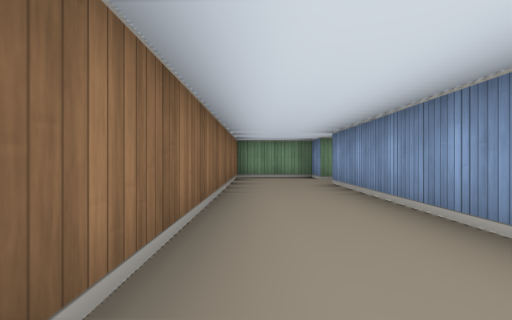
view 1 (above)

16 first-person views from a walk through a cub3D maze. The camera is about half as high as the walls, looks level and sees 85° across. The floor is counted in squares. Each view is taken from the middle of a square. On the plan, view 1 faces up. The plan holds only what a view shows up to about 9 squares ahead; the rest is blank.

view 2
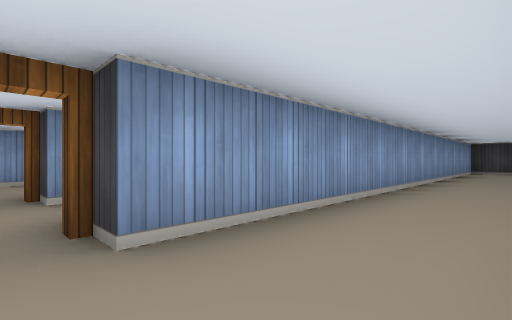

view 3
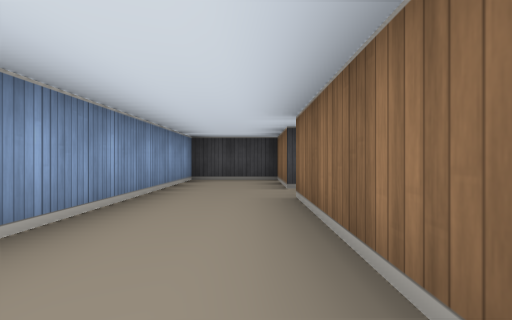

view 4
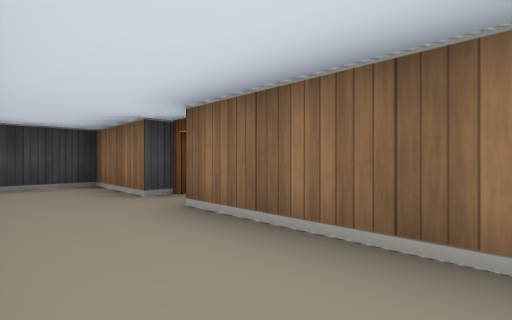

view 5
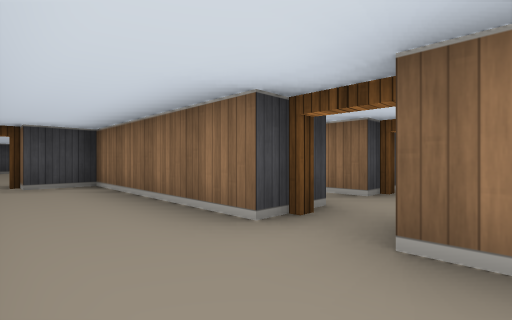

view 6
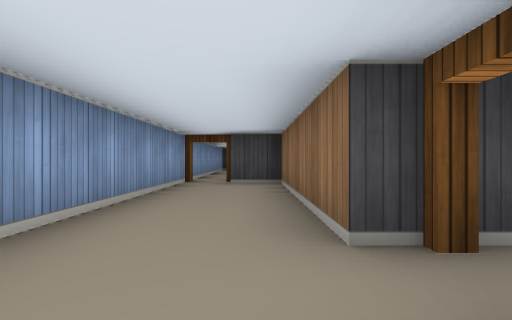

view 7
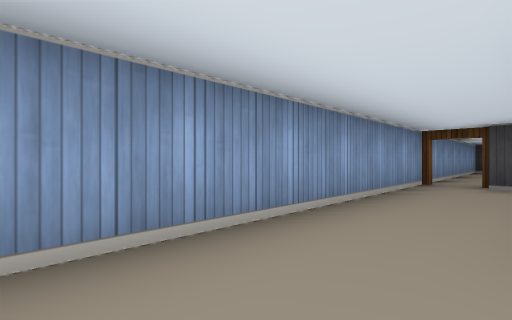

view 8
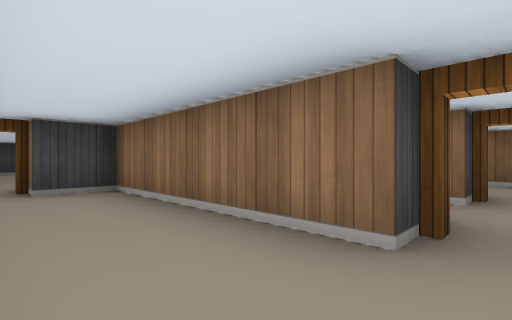

view 9
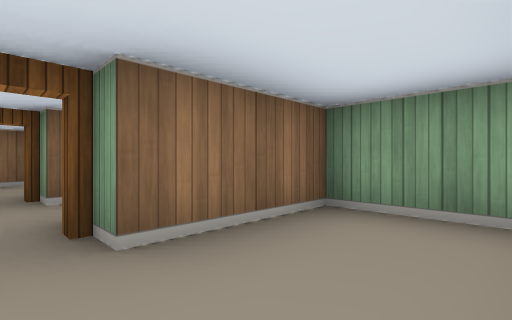

view 10
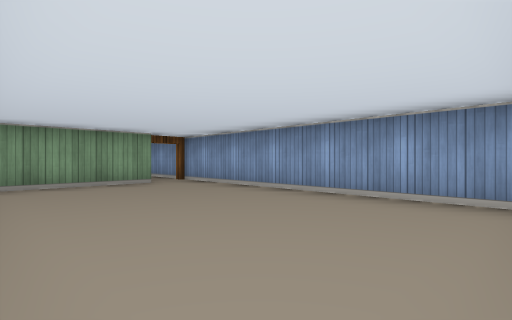

view 11
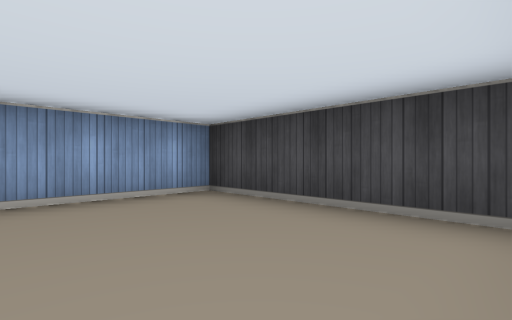

view 12
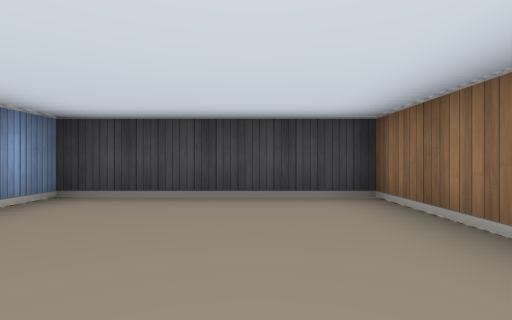

view 13
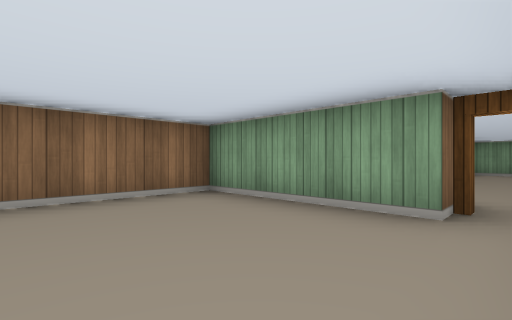

view 14
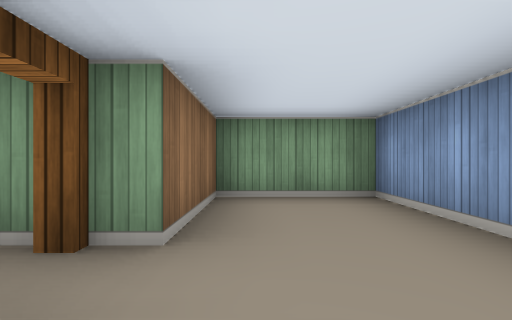

view 15
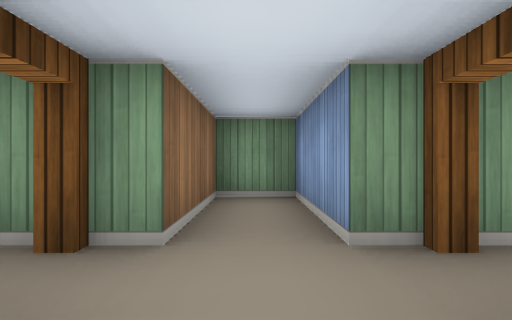

view 16
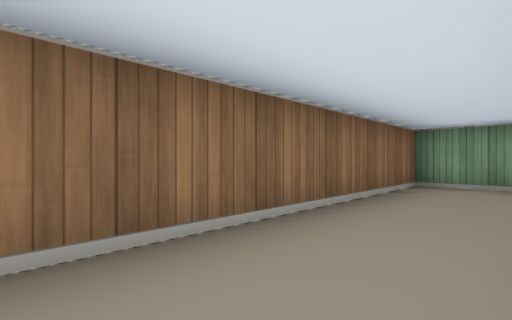

### Floor plan
Points are (right, up) in squares from view 1. A wall is a line through its corners. A room is listed if a view was taken in it or the views show most of it. See-through windows are left out.
Room 1 (views 1, 2, 3, 4, 16)
walls: (-0.5, -3.5) (-0.5, -5.5) (1.5, -5.5) (1.5, 5.5); (1.5, 6.5) (1.5, 7.5) (-0.5, 7.5) (-0.5, -2.5)
ways out: open door at (2, 6) to room 4; open door at (-1, -3)
Room 2 (views 5, 6, 7, 8, 9, 14)
walls: (4.5, 5.5) (4.5, 1.5) (5.5, 1.5); (6.5, 1) (6.5, 8.5) (4.5, 8.5) (4.5, 6.5)
ways out: open door at (6, 1) to room 3; open door at (4, 6) to room 4
Room 3 (views 10, 11, 12, 13)
walls: (2.5, -3.6) (2.5, -5.5) (6.5, -5.5) (6.5, 1); (5.5, 0.5) (2.5, 0.5) (2.5, -1.9)
ways out: open door at (6, 1) to room 2
Room 4 (view 15)
walls: (2.5, 5.5) (2.5, 4.9); (3.5, 6.5) (3.5, 8.5) (2.5, 8.5) (2.5, 6.5)
ways out: open door at (2, 6) to room 1; open door at (4, 6) to room 2

Where each view was taken, in squares from view 1:
view 1: 0 up, 0 right, facing up
view 2: 6 up, 0 right, facing down-right
view 3: 1 up, 0 right, facing down
view 4: 0 up, 1 right, facing down-left
view 5: 7 up, 6 right, facing down-left
view 6: 7 up, 5 right, facing down
view 7: 7 up, 5 right, facing down-right
view 8: 6 up, 6 right, facing down-left
view 9: 6 up, 6 right, facing up-left
view 10: 5 down, 3 right, facing up-right
view 11: 3 down, 3 right, facing down-right
view 12: 2 down, 4 right, facing down
view 13: 2 down, 6 right, facing up-left
view 14: 5 up, 5 right, facing up
view 15: 5 up, 3 right, facing up
view 16: 2 up, 1 right, facing up-left
